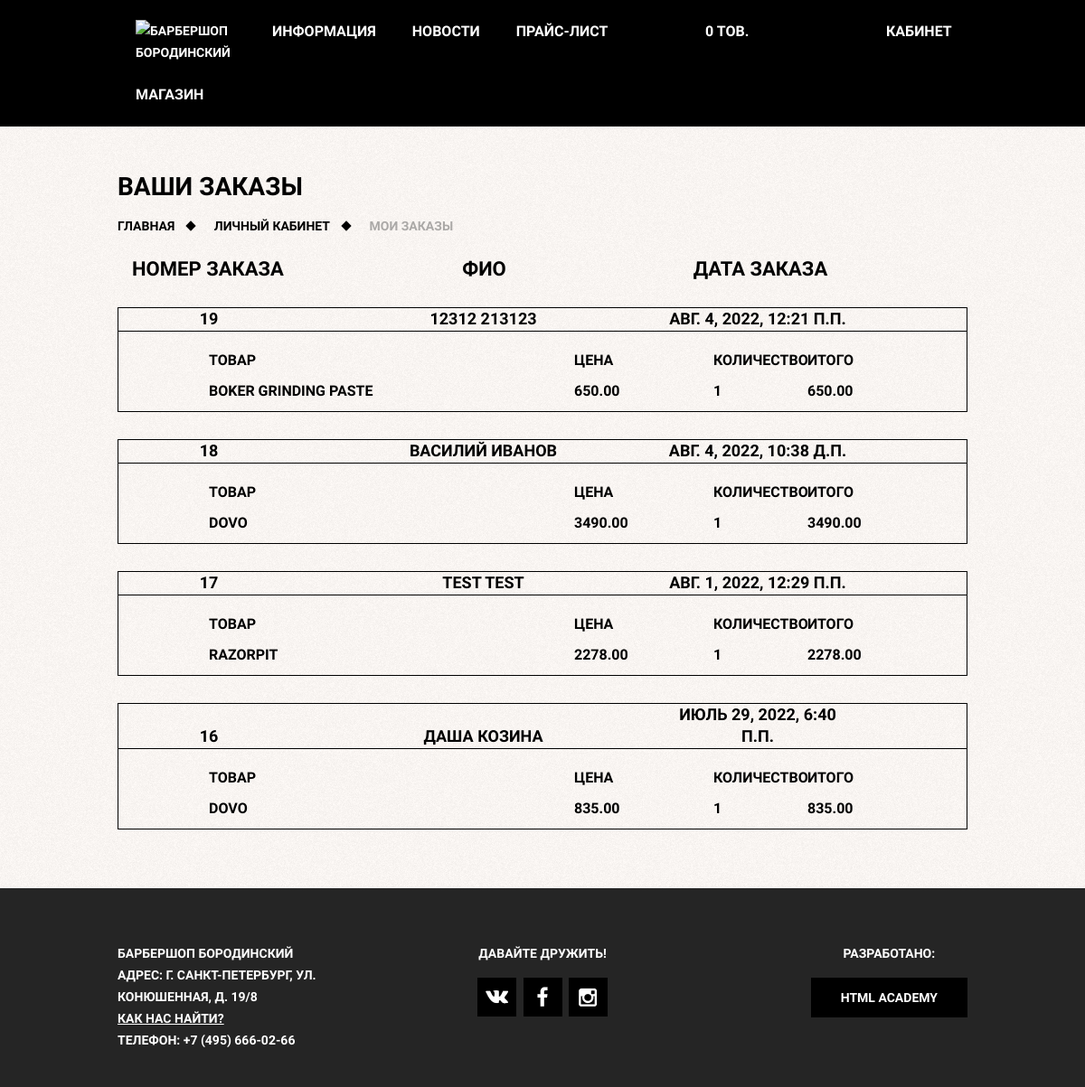
Page /account/my_orders/ (signed in) on the committed database.
### barber_app/models.py (models this page shows, shortened)
class Order(models.Model):
	first_name = models.CharField(max_length=50)
	last_name = models.CharField(max_length=50)
	email = models.EmailField()
	address = models.CharField(max_length=250)
	phone = models.CharField(max_length=15)
	created = models.DateTimeField(auto_now_add=True)
	updated = models.DateTimeField(auto_now=True)
	paid = models.BooleanField(default=False)
	profile = models.ForeignKey('Profile', related_name='profile_orders', on_delete=models.SET_NULL, null=True)
	class Meta:
		ordering = ('-created',)

class OrderItem(models.Model):
	order = models.ForeignKey(Order, related_name='items', 	on_delete=models.CASCADE)
	good = models.ForeignKey(Goods, related_name='order_items', on_delete=models.CASCADE)
	price = models.DecimalField(max_digits=10, decimal_places=2)
	quantity = models.PositiveIntegerField(default=1)
	def get_cost(self):
		return self.price * self.quantity

class Goods(models.Model):
	category = models.ForeignKey('Categories', on_delete=models.PROTECT, default=None, related_name='goods')
	name = models.CharField(max_length=35, db_index=True)
	slug = models.SlugField(max_length=150, blank=True, unique=True)
	article = models.CharField(max_length=20, db_index=True)
	preview_image = models.ImageField(upload_to='gallery_products', blank=True)
	price = models.DecimalField(max_digits=5, decimal_places=0)
	available = models.BooleanField(default=True)
	short_description = models.TextField(blank=True)
	description = models.TextField(blank=True)
	created = models.DateTimeField(auto_now_add=True)
	updated = models.DateTimeField(auto_now=True)
	good_group = models.ForeignKey('GoodGroups', on_delete=models.PROTECT, default=None, related_name='goodgroup')
	def __str__(self):
		return self.name
	class Meta:
		ordering = ['updated']

### barber_app/views.py (the view)
# urls.py: path('account/my_orders/', show_my_orders, name='my_orders'),
@login_required
def show_my_orders(request):
	user = User.objects.get(id=request.user.id)
	profile = Profile.objects.filter(user=user).get()
	my_orders = profile.profile_orders.all()
	return render(request, 'barber_app/my_orders.html', {'my_orders': my_orders})

### barber_app/cart.py (called while the page is built)
	def __len__(self):
		return sum(item['quantity'] for item in self.cart.values())

### barber_app/context_processors.py (called while the page is built)
def cart(request):
	return {'cart': Cart(request)}

def loginform(request):
	return {'form': LoginForm}

### barber_app/templates/barber_app/my_orders.html (shortened to what this page needs)
{% extends 'barber_app/barber_base.html' %}
{% block bodyclass %}
	class="inner-page"
{% endblock %}
{% block content %}
	<h1>Ваши заказы</h1>
	<ul class="breadcrumbs">
        <li><a href="{% url 'main_page_url' %}">Главная</a></li>
        <li><a href="{% url 'dashboard' %}">Личный кабинет</a></li>
        <li class="current">Мои заказы</li>
    </ul>
	<div style="font-size:22px; margin-bottom:30px;">
		<div style="display:inline-block; width:200px; text-align:center;">Номер заказа</div>
		<div style="display:inline-block; width:400px; text-align:center;">ФИО</div>
		<div style="display:inline-block; width:200px; text-align:center;">Дата заказа</div>
	</div>
	{% for order in my_orders %}
		<div style="margin-bottom:30px; border:1px solid #000">
			<div style="margin-bottom:20px; border-bottom:1px solid #000;">
				<div style="display:inline-block; width:200px; font-size:18px; text-align:center;">{{ order.id }}</div>
				<div style="display:inline-block; width:400px; font-size:18px; text-align:center;">{{ order.first_name }}  {{ order.last_name }}</div>
				<div style="display:inline-block; width:200px; font-size:18px; text-align:center;">{{ order.created }}</div>
			</div>
			<div style="margin-left:100px; font-size:16px;">
				<div style="display:inline-block; width:400px;">Товар</div>
				<div style="display:inline-block; width:150px;">Цена</div>
				<div style="display:inline-block; width:100px;">Количество</div>
				<div style="display:inline-block; width:150px;">Итого</div>
				<div style="margin-top:10px; margin-bottom:10px;">
				{% for item in order.items.all %}
					<div style="display:inline-block; width:400px;">{{ item.good }}</div>
					<div style="display:inline-block; width:150px;">{{ item.price }}</div>
					<div style="display:inline-block; width:100px;">{{ item.quantity }}</div>
					<div style="display:inline-block; width:150px;">{{ item.get_cost }}</div>
				{% endfor %}
				</div>
			</div>
		</div>
	{% endfor %}
{% endblock %}

### barber_app/static/css/style.css (style rules this page uses)
html, body { margin: 0; padding: 0; }
body { min-width: 960px; font-weight: 700; font-size: 14px; line-height: 24px; font-family: "PT Sans Narrow", "Arial", sans-serif; color: #ffffff; text-transform: uppercase; background: #000000 url(../images/tint.png) no-repeat center top; }
.inner-page { color: #000000; background: #f8f3f0 url(../images/pattern-white.jpg) repeat; }
.breadcrumbs { margin: 0; padding: 0; list-style: none; }
.breadcrumbs li { position: relative; display: inline; padding-right: 40px; }
.breadcrumbs a { color: #000000; text-decoration: none; }
.breadcrumbs .current { color: #aba9a7; }
.breadcrumbs li::after { content: ""; position: absolute; top: 4px; right: 18px; width: 8px; height: 8px; background-color: #000000; transform: rotate(45deg); }
.breadcrumbs .current::after { content: none; }

### rows in the picture
Order: id "19", first_name "12312", last_name "213123", created "АВГ. 4, 2022, 12:21 П.П."
OrderItem: good "BOKER GRINDING PASTE", price "650.00", quantity "1", get_cost "650.00"
Order: id "18", first_name "ВАСИЛИЙ", last_name "ИВАНОВ", created "АВГ. 4, 2022, 10:38 Д.П."
OrderItem: good "DOVO", price "3490.00", quantity "1", get_cost "3490.00"
Order: id "17", first_name "TEST", last_name "TEST", created "АВГ. 1, 2022, 12:29 П.П."
OrderItem: good "RAZORPIT", price "2278.00", quantity "1", get_cost "2278.00"
Order: id "16", first_name "ДАША", last_name "КОЗИНА", created "ИЮЛЬ 29, 2022, 6:40 П.П."
OrderItem: good "DOVO", price "835.00", quantity "1", get_cost "835.00"
